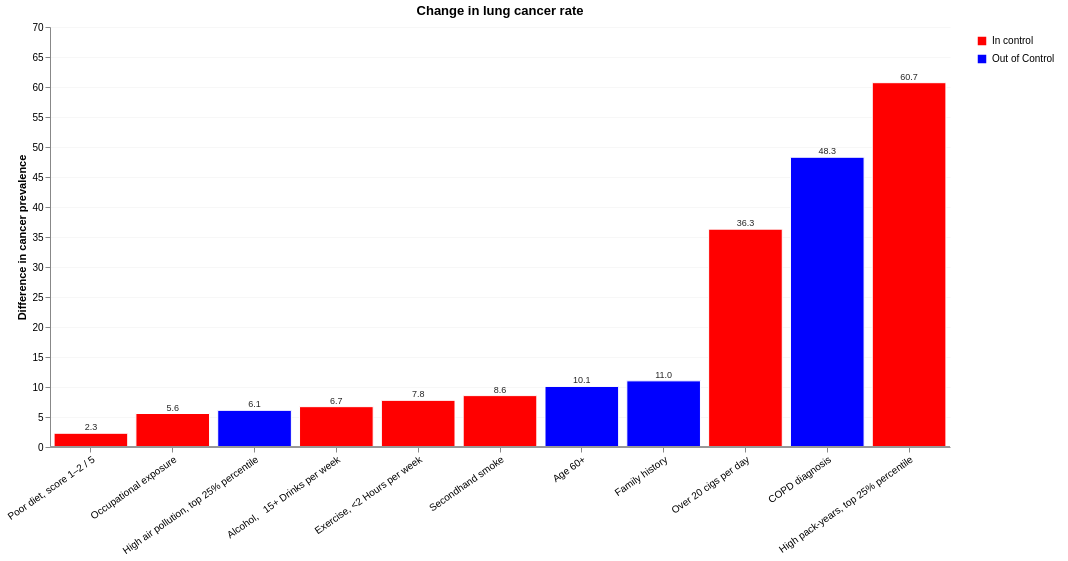

The specification (Vega-Lite) saved for this image:
### Vega-Lite specification from a JSON file in a GitHub repository (floating-point values rounded to 4 significant figures)
{"config": {"view": {"continuousWidth": 300, "continuousHeight": 300, "strokeWidth": 0}, "axisY": {"grid": true, "gridOpacity": 0.25}, "legend": {"orient": "right", "padding": 8}}, "layer": [{"mark": {"type": "bar", "stroke": "white", "strokeWidth": 1}, "encoding": {"color": {"field": "control", "legend": {"title": null}, "scale": {"domain": ["In control", "Out of Control"], "range": ["red", "blue"]}, "type": "nominal"}, "x": {"axis": {"labelAngle": -35, "labelLimit": 280, "title": null}, "field": "label", "sort": ["Poor diet, score 1–2 / 5", "Occupational exposure", "High air pollution, top 25% percentile", "Alcohol,   15+ Drinks per week", "Exercise, <2 Hours per week", "Secondhand smoke", "Age 60+", "Family history", "Over 20 cigs per day", "COPD diagnosis", "High pack-years, top 25% percentile"], "type": "nominal"}, "y": {"field": "difference", "scale": {"domain": [0, 68.0]}, "title": "Difference in cancer prevalence", "type": "quantitative"}}, "title": "Change in lung cancer rate"}, {"mark": {"type": "text", "color": "#262626", "dy": -6, "size": 9}, "encoding": {"text": {"field": "difference", "format": ".1f", "type": "quantitative"}, "x": {"field": "label", "sort": ["Poor diet, score 1–2 / 5", "Occupational exposure", "High air pollution, top 25% percentile", "Alcohol,   15+ Drinks per week", "Exercise, <2 Hours per week", "Secondhand smoke", "Age 60+", "Family history", "Over 20 cigs per day", "COPD diagnosis", "High pack-years, top 25% percentile"], "type": "nominal"}, "y": {"field": "difference", "type": "quantitative"}}, "title": "Change in lung cancer rate"}, {"mark": {"type": "rule", "color": "#999999", "strokeWidth": 0.8}, "encoding": {"y": {"datum": 0}}}], "data": {"name": "data-2db3ed74e049d0c87172c19b1ed93330"}, "height": 420, "width": 900, "$schema": "https://vega.github.io/schema/vega-lite/v6.1.0.json", "datasets": {"data-2db3ed74e049d0c87172c19b1ed93330": [{"label": "Poor diet, score 1–2 / 5", "negative": 53.57, "positive": 55.86, "modifiable": true, "difference": 2.29, "control": "In control"}, {"label": "Occupational exposure", "negative": 53.36, "positive": 58.94, "modifiable": true, "difference": 5.581, "control": "In control"}, {"label": "High air pollution, top 25% percentile", "negative": 53.14, "positive": 59.25, "modifiable": false, "difference": 6.11, "control": "Out of Control"}, {"label": "Alcohol,   15+ Drinks per week", "negative": 54.45, "positive": 61.18, "modifiable": true, "difference": 6.722, "control": "In control"}, {"label": "Exercise, <2 Hours per week", "negative": 52.34, "positive": 60.12, "modifiable": true, "difference": 7.777, "control": "In control"}, {"label": "Secondhand smoke", "negative": 51.8, "positive": 60.36, "modifiable": true, "difference": 8.565, "control": "In control"}, {"label": "Age 60+", "negative": 51.24, "positive": 61.33, "modifiable": false, "difference": 10.09, "control": "Out of Control"}, {"label": "Family history", "negative": 52.35, "positive": 63.37, "modifiable": false, "difference": 11.03, "control": "Out of Control"}, {"label": "Over 20 cigs per day", "negative": 46.21, "positive": 82.52, "modifiable": true, "difference": 36.31, "control": "In control"}, {"label": "COPD diagnosis", "negative": 37.78, "positive": 86.07, "modifiable": false, "difference": 48.29, "control": "Out of Control"}, {"label": "High pack-years, top 25% percentile", "negative": 39.11, "positive": 99.83, "modifiable": true, "difference": 60.72, "control": "In control"}]}}
